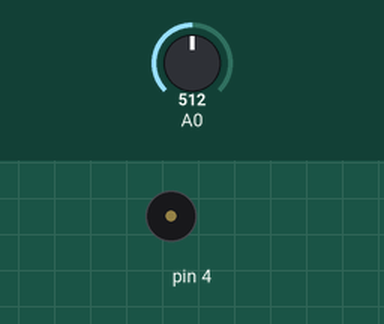
Simulated run of this sketch. Board: Arduino Uno, built with avr-gcc and run on an emulated ATmega328P. On the bench: buzzer (waves = sounding). The inputs (shaded band) are chosen by the test bench; at power-on: A0 = 512. What the sketch prints to the serial monitor is not drawn.

Above: at 3.0 s.
Timing chart, 0 to 7.9 s (numbered marks = the images above):
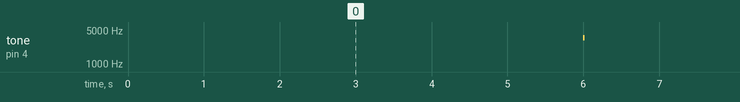

Measured:
- by itself, tone on pin 4: alternates 3500 Hz for 0.02 s and silent for 6.0 s

The sketch:

main.ino
```cpp
#include <math.h>
int minute = 1;

// Параметр конкретного типа термистора (из datasheet):
#define TERMIST_B 4300

#define VIN 5.0

void setup()
{
	// мы хотим передавать информацию на компьютер через USB, а
	// точнее через последовательный (англ. serial) порт.
	// Для этого необходимо начать (англ. begin) передачу, указав
	// скорость. 9600 бит в секунду — традиционная скорость.
	// Функция «begin» не является глобальной, она принадлежит
	// объекту с именем «Serial». Объекты — это «продвинутые»
	// переменные, которые обладают собственными функциями,
	// к которым обращаются через символ точки.
	Serial.begin(9600);
	// передаём заголовок нашей таблицы в текстовом виде, иначе
	// говоря печатаем строку (англ. print line). Символы «\t» —
	// это специальная последовательность, которая заменяется на
	// знак табуляции (англ. tab): 8-кратный выровненный пробел
	Serial.println("Minute\tTemperature");
	pinMode(4, OUTPUT);
}

void loop()
{
	// вычисляем температуру в °С с помощью магической формулы.
	// Используем при этом не целые числа, а вещественные. Их ещё
	// называют числами с плавающей (англ. float) точкой. В
	// выражениях с вещественными числами обязательно нужно явно
	// указывать дробную часть у всех констант. Иначе дробная
	// часть результата будет отброшена

	float voltage = analogRead(A0) * VIN / 1024.0;
	float r1 = voltage / (VIN - voltage);


	float temperature = 1. / (1. / (TERMIST_B)*log(r1) + 1. / (25. + 273.)) - 273.;
	// печатаем текущую минуту и температуру, разделяя их табом.
	// println переводит курсор на новую строку, а print — нет
	Serial.print(minute);
	Serial.print("\t");
	Serial.println(temperature);

	int timer = minute;
	delay(6000); // засыпаем на минуту
	++minute;     // увеличиваем значение минуты на 1
	if (minute > timer)
	{
		tone(4, 3500, 20);
		delay(60);

	}


	// откройте окно Serial Monitor в среде Arduino, оставьте на
	// сутки, скопируйте данные в Excel, чтобы построить графики
}
```
